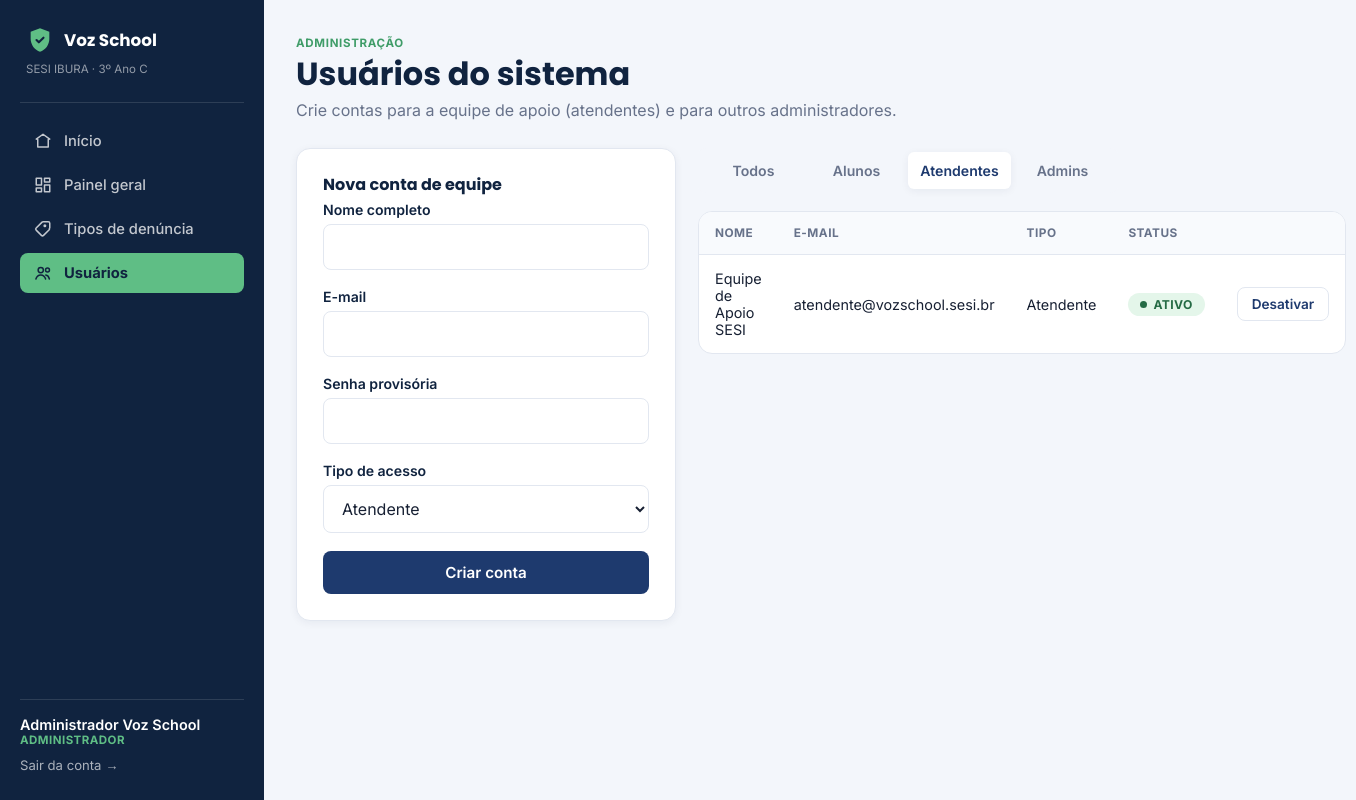
Page /admin_usuarios.php?tipo=2 (signed in) on the committed database.
### tables this page shows
CREATE TABLE usuarios (
    id INT AUTO_INCREMENT PRIMARY KEY,
    nome VARCHAR(120) NOT NULL,
    email VARCHAR(150) NOT NULL UNIQUE,
    senha VARCHAR(255) NOT NULL,
    turma VARCHAR(40) DEFAULT NULL,
    tipo_usuario TINYINT NOT NULL DEFAULT 1,
    ativo TINYINT(1) NOT NULL DEFAULT 1,
    criado_em DATETIME NOT NULL DEFAULT CURRENT_TIMESTAMP
);

### includes/auth.php (called while the page is built, shortened)
<?php
function estaLogado(): bool
{
    return isset($_SESSION['usuario_id']);
}
function usuarioLogado(): ?array
{
    return [
        'id'    => $_SESSION['usuario_id'],
        'nome'  => $_SESSION['usuario_nome'],
        'email' => $_SESSION['usuario_email'],
        'tipo'  => (int) $_SESSION['usuario_tipo'],
    ];
}
function nomeTipoUsuario(int $tipo): string
{
    return match ($tipo) {
        1 => 'Denunciante',
        2 => 'Atendente',
        3 => 'Administrador',
        default => 'Desconhecido',
    };
}

### admin_usuarios.php (the view, shortened to what this page needs)
<?php
require_once __DIR__ . '/includes/auth.php';
require_once __DIR__ . '/includes/header.php';
$pdo = getConexao();
$filtro = $_GET['tipo'] ?? 'todos';
$sql = 'SELECT * FROM usuarios';
$params = [];
if (in_array($filtro, ['1', '2', '3'], true)) {
    $sql .= ' WHERE tipo_usuario = ?';
    $params[] = $filtro;
}
$sql .= ' ORDER BY tipo_usuario, nome';
$stmt = $pdo->prepare($sql);
$stmt->execute($params);
$usuarios = $stmt->fetchAll();
?>
<div class="page-head">
  <div>
    <span class="eyebrow">Administração</span>
    <h1>Usuários do sistema</h1>
    <p class="mb-0">Crie contas para a equipe de apoio (atendentes) e para outros administradores.</p>
  </div>
</div>
<div class="detail-grid" style="grid-template-columns: 380px 1fr;">
  <div class="card">
    <h2 style="font-size:1rem;">Nova conta de equipe</h2>
    <form method="POST" action="process_usuario.php">
      <div class="field">
        <label for="nome">Nome completo</label>
        <input type="text" id="nome" name="nome" required>
      </div>
      <div class="field">
        <label for="email">E-mail</label>
        <input type="email" id="email" name="email" required>
      </div>
      <div class="field">
        <label for="senha">Senha provisória</label>
        <input type="password" id="senha" name="senha" required minlength="6">
      </div>
      <div class="field">
        <label for="tipo_usuario">Tipo de acesso</label>
        <select id="tipo_usuario" name="tipo_usuario">
          <option value="2">Atendente</option>
        </select>
      </div>
      <button type="submit" class="btn btn-primary btn-block">Criar conta</button>
    </form>
  </div>
  <div>
    <div class="auth-tabs" style="max-width:420px;margin-bottom:18px;">
      <a href="?tipo=todos" class="<?= $filtro === 'todos' ? 'active' : '' ?>">Todos</a>
      <a href="?tipo=1" class="<?= $filtro === '1' ? 'active' : '' ?>">Alunos</a>
      <a href="?tipo=2" class="<?= $filtro === '2' ? 'active' : '' ?>">Atendentes</a>
      <a href="?tipo=3" class="<?= $filtro === '3' ? 'active' : '' ?>">Admins</a>
    </div>
    <div class="table-wrap">
      <table>
        <thead><tr><th>Nome</th><th>E-mail</th><th>Tipo</th><th>Status</th><th></th></tr></thead>
        <tbody>
        <?php foreach ($usuarios as $u): ?>
          <tr>
            <td><?= htmlspecialchars($u['nome']) ?><?= $u['turma'] ? '<br><span class="small text-muted">'.htmlspecialchars($u['turma']).'</span>' : '' ?></td>
            <td><?= htmlspecialchars($u['email']) ?></td>
            <td><?= nomeTipoUsuario((int) $u['tipo_usuario']) ?></td>
            <td><span class="pill <?= $u['ativo'] ? 'pill-resolvida' : 'pill-arquivada' ?>"><?= $u['ativo'] ? 'Ativo' : 'Inativo' ?></span></td>
            <td>
              <?php if ((int) $u['id'] !== (int) $usuario['id']): ?>
                <form method="POST" action="process_usuario.php">
                  <button type="submit" class="btn btn-sm btn-outline"><?= $u['ativo'] ? 'Desativar' : 'Ativar' ?></button>
                </form>
              <?php else: ?>
                <span class="small text-muted">Você</span>
              <?php endif; ?>
            </td>
          </tr>
        <?php endforeach; ?>
        </tbody>
      </table>
    </div>
  </div>
</div>
<?php require_once __DIR__ . '/includes/footer.php'; ?>

### css/style.css (style rules this page uses)
:root { --color-primary: #1E3A6E; --color-primary-dark: #10233F; --color-primary-light: #2C4E8F; --color-accent: #5FBE85; --color-accent-dark: #3F9C68; --color-accent-soft: #E4F6EA; --bg: #F3F6FB; --surface: #FFFFFF; --text: #172033; --text-muted: #67728A; --border: #E2E7F0; --danger: #E0524D; --danger-soft: #FBE7E6; --warning: #E3A63E; --warning-soft: #FBF1DD; --info: #3B82C4; --info-soft: #E4F0FA; --success: #3FA66B; --success-soft: var(--color-accent-soft); --radius-sm: 8px; --radius-md: 14px; --radius-lg: 22px; --shadow-sm: 0 2px 8px rgba(16, 35, 63, 0.06); --shadow-md: 0 10px 30px rgba(16, 35, 63, 0.10); --font-display: 'Poppins', sans-serif; --font-body: 'Inter', sans-serif; --sidebar-w: 264px; }
* { box-sizing: border-box; }
html, body { margin: 0; padding: 0; background: var(--bg); color: var(--text); font-family: var(--font-body); -webkit-font-smoothing: antialiased; }
h1, h2, h3, h4 { font-family: var(--font-display); color: var(--color-primary-dark); margin: 0 0 6px; line-height: 1.25; }
p { margin: 0 0 12px; color: var(--text-muted); }
a { color: var(--color-primary); text-decoration: none; }
button, input, select, textarea { font-family: inherit; font-size: 1rem; }
.btn { display: inline-flex; align-items: center; justify-content: center; gap: 8px; padding: 12px 20px; border-radius: var(--radius-sm); border: none; font-weight: 600; font-size: 0.95rem; cursor: pointer; transition: transform .12s ease, box-shadow .12s ease, background .12s ease; text-decoration: none; }
.btn-primary { background: var(--color-primary); color: #fff; }
.btn-outline { background: transparent; color: var(--color-primary); border: 1.5px solid var(--border); }
.btn-sm { padding: 8px 14px; font-size: 0.85rem; }
.btn-block { width: 100%; }
.field { margin-bottom: 18px; }
.field label { display: block; font-weight: 600; font-size: 0.88rem; color: var(--color-primary-dark); margin-bottom: 6px; }
.field input[type="text"], .field input[type="email"], .field input[type="password"], .field input[type="date"], .field select, .field textarea { width: 100%; padding: 12px 14px; border: 1.5px solid var(--border); border-radius: var(--radius-sm); background: var(--surface); color: var(--text); transition: border-color .12s ease, box-shadow .12s ease; }
.pill { display: inline-flex; align-items: center; gap: 6px; padding: 4px 12px; border-radius: 999px; font-size: 0.76rem; font-weight: 700; text-transform: uppercase; letter-spacing: .03em; }
.pill::before { content: ''; width: 7px; height: 7px; border-radius: 50%; background: currentColor; }
.pill-resolvida { background: var(--success-soft); color: #256B45; }
.auth-tabs { display: flex; background: var(--bg); border-radius: var(--radius-sm); padding: 4px; margin-bottom: 26px; }
.auth-tabs a { flex: 1; text-align: center; padding: 10px; border-radius: 6px; font-weight: 600; font-size: 0.88rem; color: var(--text-muted); }
.auth-tabs a.active { background: var(--surface); color: var(--color-primary); box-shadow: var(--shadow-sm); }
.page-head { display: flex; align-items: flex-end; justify-content: space-between; flex-wrap: wrap; gap: 14px; margin-bottom: 28px; }
.page-head .eyebrow { text-transform: uppercase; letter-spacing: .06em; font-size: 0.72rem; font-weight: 700; color: var(--color-accent-dark); margin-bottom: 4px; display: block; }
.card { background: var(--surface); border-radius: var(--radius-md); border: 1px solid var(--border); box-shadow: var(--shadow-sm); padding: 26px; }
.table-wrap { overflow-x: auto; border-radius: var(--radius-md); border: 1px solid var(--border); background: var(--surface); }
table { width: 100%; border-collapse: collapse; min-width: 640px; }
thead th { text-align: left; font-size: 0.74rem; text-transform: uppercase; letter-spacing: .04em; color: var(--text-muted); background: #F8FAFD; padding: 14px 16px; border-bottom: 1px solid var(--border); }
tbody td { padding: 15px 16px; border-bottom: 1px solid var(--border); font-size: 0.9rem; vertical-align: middle; }
tbody tr:last-child td { border-bottom: none; }
.detail-grid { display: grid; grid-template-columns: 2fr 1fr; gap: 22px; align-items: start; }
.mb-0 { margin-bottom: 0 !important; }

### rows in the picture
usuarios: nome "Equipe de Apoio SESI", email "atendente@vozschool.sesi.br", tipo_usuario "Atendente", ativo "ATIVO"

### other values in the picture
$usuario['nome'] "Administrador Voz School"
nomeTipoUsuario($usuario['tipo']) "ADMINISTRADOR"
